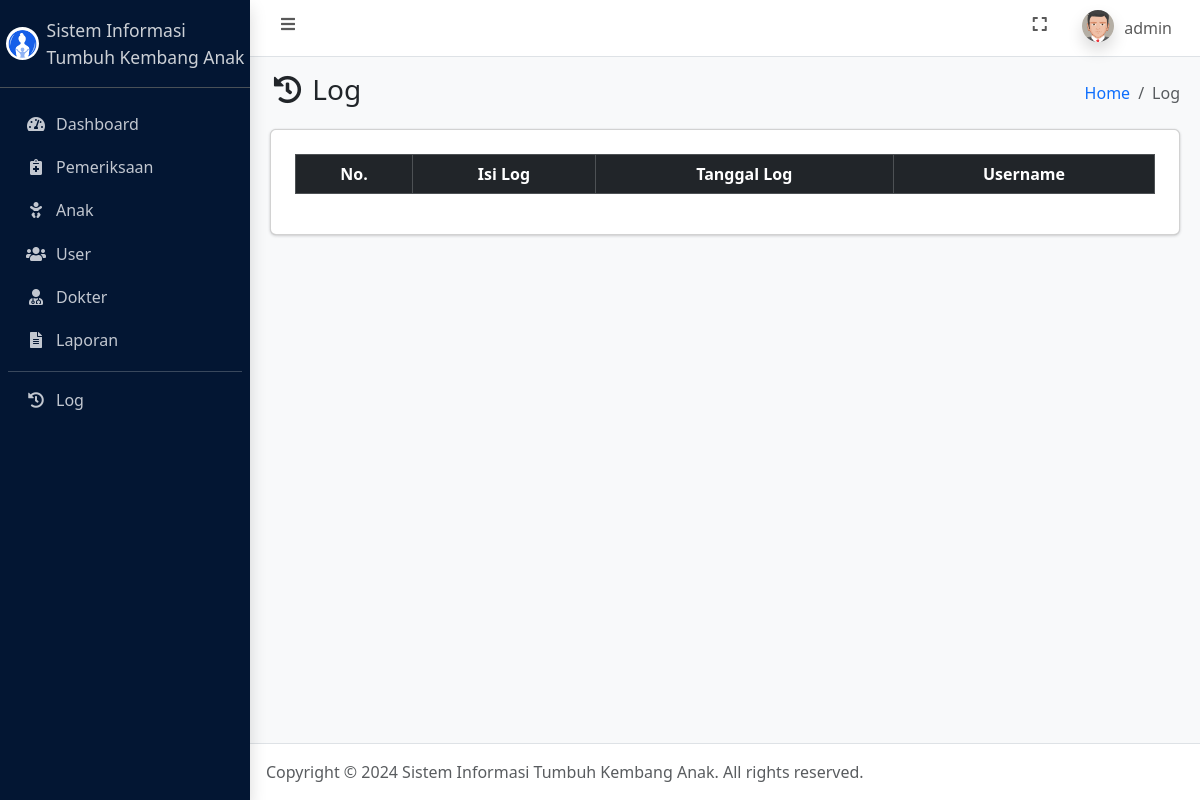
/log.php (signed in), run on an earlier commit of the app's database.
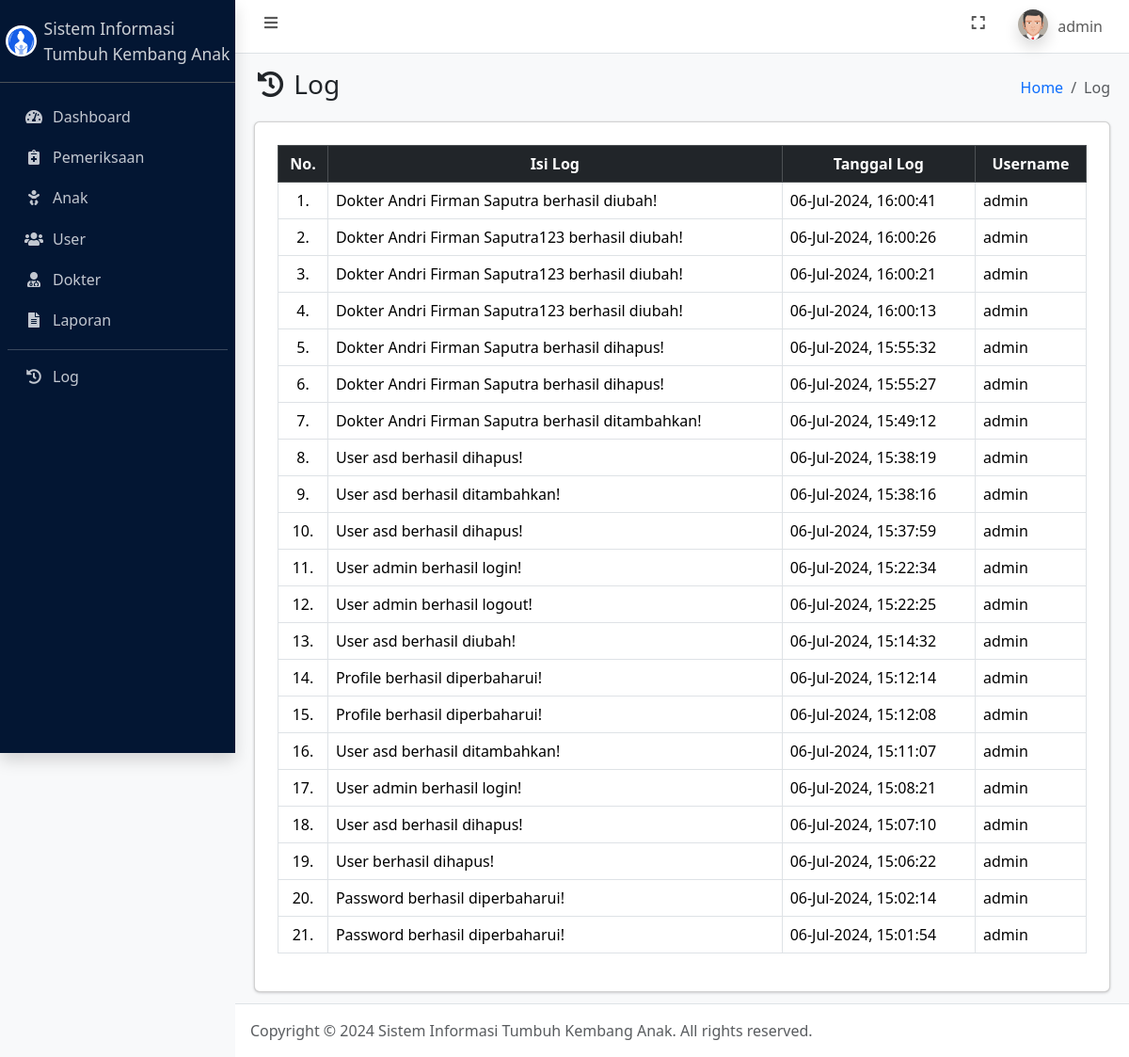
And on a later commit of the database.
### tables this page shows
CREATE TABLE `user` (
  `id_user` int(11) NOT NULL,
  `username` varchar(50) NOT NULL,
  `password` varchar(255) NOT NULL,
  `jabatan` enum('admin','petugas') NOT NULL,
  `nama` varchar(100) NOT NULL,
  `foto` text NOT NULL,
  `dibuat_pada` timestamp NOT NULL DEFAULT current_timestamp()
);

CREATE TABLE `log` (
  `id_log` int(11) NOT NULL,
  `isi_log` text NOT NULL,
  `tgl_log` timestamp NOT NULL DEFAULT current_timestamp(),
  `id_user` int(11) NOT NULL
);

### connection.php (called while the page is built, shortened)
<?php
	$host = 'localhost';
	$user = 'root';
	$pass = '';
	$database = 'tumbuh_kembang_anak';
	$conn = mysqli_connect($host, $user, $pass, $database);
    if (isset($_SESSION['id_user'])) {
    	$id_user = $_SESSION['id_user'];
		$dataUser = mysqli_fetch_assoc(mysqli_query($conn, "SELECT * FROM user WHERE id_user = $id_user"));
	}
?>

### log.php (the view, shortened to what this page needs)
<?php
    require_once 'connection.php';
    $log = mysqli_query($conn, "SELECT * FROM log LEFT JOIN user ON log.id_user = user.id_user ORDER BY tgl_log DESC");
?>
<!DOCTYPE html>
<html lang="en">
<head>
    <?php include_once 'include/head.php'; ?>
</head>
<body class="layout-fixed sidebar-expand-lg bg-body-tertiary">
    <div class="app-wrapper">
        <?php include_once 'include/navbar.php'; ?>
        <?php include_once 'include/sidebar.php'; ?>
        <main class="app-main">
            <div class="app-content-header">
                <div class="container-fluid">
                    <div class="row">
                        <div class="col-sm-6">
                            <h3 class="mb-0"><i class="nav-icon fas fa-fw fa-history"></i> Log</h3>
                        </div>
                        <div class="col-sm-6">
                            <ol class="breadcrumb float-sm-end">
                                <li class="breadcrumb-item"><a href="index.php">Home</a></li>
                                <li class="breadcrumb-item active" aria-current="page">
                                    Log
                                </li>
                            </ol>
                        </div>
                    </div>
                </div>
            </div>
            <div class="app-content">
                <div class="container-fluid">
                    <div class="card">
                        <div class="card-body">
                            <div class="table-responsive p-2">
                                <table class="table table-bordered" id="table_id">
                                    <thead class="table-dark">
                                        <tr>
                                            <th class="text-center align-middle">No.</th>
                                            <th class="text-center align-middle">Isi Log</th>
                                            <th class="text-center align-middle">Tanggal Log</th>
                                            <th class="text-center align-middle">Username</th>
                                        </tr>
                                    </thead>
                                    <tbody>
                                        <?php $i = 1; ?>
                                        <?php foreach ($log as $dl): ?>
                                            <tr>
                                                <td class="text-center align-middle"><?= $i++; ?>.</td>
                                                <td class="align-middle"><?= $dl['isi_log']; ?></td>
                                                <td class="align-middle"><?= date('d-M-Y, H:i:s', strtotime($dl['tgl_log']));; ?></td>
                                                <td class="align-middle"><?= ($dl['username']) ? $dl['username'] : 'User sudah terhapus'; ?></td>
                                            </tr>
                                        <?php endforeach ?>
                                    </tbody>
                                </table>
                            </div>
                        </div>
                    </div>
                </div>
            </div>
        </main>
        <?php include_once 'include/footer.php'; ?>
    </div>
</body>
</html>

### include/head.php (shortened to what this page needs)
<link rel="stylesheet" href="https://cdn.jsdelivr.net/npm/@fontsource/source-sans-3@5.0.12/index.css">
<link rel="stylesheet" href="assets/vendor/fontawesome/css/all.min.css">
<link rel="stylesheet" href="assets/vendor/datatables/css/dataTables.bootstrap5.css">
<link rel="stylesheet" href="css/overlayscrollbars.min.css">
<link rel="stylesheet" href="css/adminlte.css">

### include/navbar.php (shortened to what this page needs)
<nav class="app-header navbar navbar-expand bg-body">
    <div class="container-fluid">
        <ul class="navbar-nav">
            <li class="nav-item"> <a class="nav-link" data-lte-toggle="sidebar" href="#" role="button"> <i class="fas fa-fw fa-bars"></i> </a> </li>
        </ul>
        <ul class="navbar-nav ms-auto">
            <li class="nav-item"> <a class="nav-link" href="#" data-lte-toggle="fullscreen"> <i data-lte-icon="maximize" class="fas fa-fw fa-expand"></i> </a> </li>
            <li class="nav-item dropdown user-menu">
                <a href="#" class="nav-link dropdown-toggle" data-bs-toggle="dropdown" aria-expanded="false">
                    <img src="assets/img/profiles/<?= $dataUser['foto']; ?>" class="user-image rounded-circle shadow" alt="User Image">
                    <span class="d-none d-md-inline"><?= $dataUser['username']; ?></span>
                </a>
            </li>
        </ul>
    </div>
</nav>

### include/sidebar.php
<aside class="app-sidebar bg-primary-subtle shadow" data-bs-theme="dark">
    <div class="sidebar-brand">
        <a href="index.php" class="brand-link">
            <img src="assets/img/properties/logo.png" alt="Logo" class="brand-image rounded-circle">
            <span class="brand-text fw-light small">Sistem Informasi <br> Tumbuh Kembang Anak</span>
        </a>
    </div>
    <div class="sidebar-wrapper">
        <nav class="mt-2">
            <ul class="nav sidebar-menu flex-column" data-lte-toggle="treeview" role="menu" data-accordion="false">
                <li class="nav-item">
                    <a href="index.php" class="nav-link <?= ($_SERVER['REQUEST_URI'] == '/tumbuh_kembang_anak/index.php') ? 'active' : ''; ?>"> <i class="nav-icon fas fa-fw fa-tachometer-alt"></i>
                        <p>Dashboard</p>
                    </a>
                </li>
                <li class="nav-item">
                    <a href="pemeriksaan.php" class="nav-link <?= ($_SERVER['REQUEST_URI'] == '/tumbuh_kembang_anak/pemeriksaan.php') ? 'active' : ''; ?>"> <i class="nav-icon fas fa-fw fa-notes-medical"></i>
                        <p>Pemeriksaan</p>
                    </a>
                </li>
                <li class="nav-item">
                    <a href="anak.php" class="nav-link <?= ($_SERVER['REQUEST_URI'] == '/tumbuh_kembang_anak/anak.php') ? 'active' : ''; ?>"> <i class="nav-icon fas fa-fw fa-baby"></i>
                        <p>Anak</p>
                    </a>
                </li>
                <li class="nav-item">
                    <a href="user.php" class="nav-link <?= ($_SERVER['REQUEST_URI'] == '/tumbuh_kembang_anak/user.php') ? 'active' : ''; ?>"> <i class="nav-icon fas fa-fw fa-users"></i>
                        <p>User</p>
                    </a>
                </li>
                <li class="nav-item">
                    <a href="dokter.php" class="nav-link <?= ($_SERVER['REQUEST_URI'] == '/tumbuh_kembang_anak/dokter.php') ? 'active' : ''; ?>"> <i class="nav-icon fas fa-fw fa-user-md"></i>
                        <p>Dokter</p>
                    </a>
                </li>
                <li class="nav-item">
                    <a href="laporan.php" class="nav-link <?= ($_SERVER['REQUEST_URI'] == '/tumbuh_kembang_anak/laporan.php') ? 'active' : ''; ?>"> <i class="nav-icon fas fa-fw fa-file-alt"></i>
                        <p>Laporan</p>
                    </a>
                </li>
                <hr class="sidebar-divider">
                <li class="nav-item">
                    <a href="log.php" class="nav-link <?= ($_SERVER['REQUEST_URI'] == '/tumbuh_kembang_anak/log.php') ? 'active' : ''; ?>"> <i class="nav-icon fas fa-fw fa-history"></i>
                        <p>Log</p>
                    </a>
                </li>
            </ul>
        </nav>
    </div>
</aside>

### include/footer.php (shortened to what this page needs)
<footer class="app-footer">
        Copyright &copy; 2024 Sistem Informasi Tumbuh Kembang Anak.
    All rights reserved.
</footer>

What changed in the data, as far as the page shows it:
added log: isi_log "Dokter Andri Firman Saputra berhasil diubah!", tgl_log "06-Jul-2024, 16:00:41", id_user.username "admin"
added log: isi_log "Dokter Andri Firman Saputra123 berhasil diubah!", tgl_log "06-Jul-2024, 16:00:26", id_user.username "admin"
added log: isi_log "Dokter Andri Firman Saputra123 berhasil diubah!", tgl_log "06-Jul-2024, 16:00:21", id_user.username "admin"
added log: isi_log "Dokter Andri Firman Saputra123 berhasil diubah!", tgl_log "06-Jul-2024, 16:00:13", id_user.username "admin"
added log: isi_log "Dokter Andri Firman Saputra berhasil dihapus!", tgl_log "06-Jul-2024, 15:55:32", id_user.username "admin"
added log: isi_log "Dokter Andri Firman Saputra berhasil dihapus!", tgl_log "06-Jul-2024, 15:55:27", id_user.username "admin"
added log: isi_log "Dokter Andri Firman Saputra berhasil ditambahkan!", tgl_log "06-Jul-2024, 15:49:12", id_user.username "admin"
added log: isi_log "User asd berhasil dihapus!", tgl_log "06-Jul-2024, 15:38:19", id_user.username "admin"
added log: isi_log "User asd berhasil ditambahkan!", tgl_log "06-Jul-2024, 15:38:16", id_user.username "admin"
added log: isi_log "User asd berhasil dihapus!", tgl_log "06-Jul-2024, 15:37:59", id_user.username "admin"
added log: isi_log "User admin berhasil login!", tgl_log "06-Jul-2024, 15:22:34", id_user.username "admin"
added log: isi_log "User admin berhasil logout!", tgl_log "06-Jul-2024, 15:22:25", id_user.username "admin"
added log: isi_log "User asd berhasil diubah!", tgl_log "06-Jul-2024, 15:14:32", id_user.username "admin"
added log: isi_log "Profile berhasil diperbaharui!", tgl_log "06-Jul-2024, 15:12:14", id_user.username "admin"
added log: isi_log "Profile berhasil diperbaharui!", tgl_log "06-Jul-2024, 15:12:08", id_user.username "admin"
added log: isi_log "User asd berhasil ditambahkan!", tgl_log "06-Jul-2024, 15:11:07", id_user.username "admin"
added log: isi_log "User admin berhasil login!", tgl_log "06-Jul-2024, 15:08:21", id_user.username "admin"
added log: isi_log "User asd berhasil dihapus!", tgl_log "06-Jul-2024, 15:07:10", id_user.username "admin"
added log: isi_log "User berhasil dihapus!", tgl_log "06-Jul-2024, 15:06:22", id_user.username "admin"
added log: isi_log "Password berhasil diperbaharui!", tgl_log "06-Jul-2024, 15:02:14", id_user.username "admin"
added log: isi_log "Password berhasil diperbaharui!", tgl_log "06-Jul-2024, 15:01:54", id_user.username "admin"
